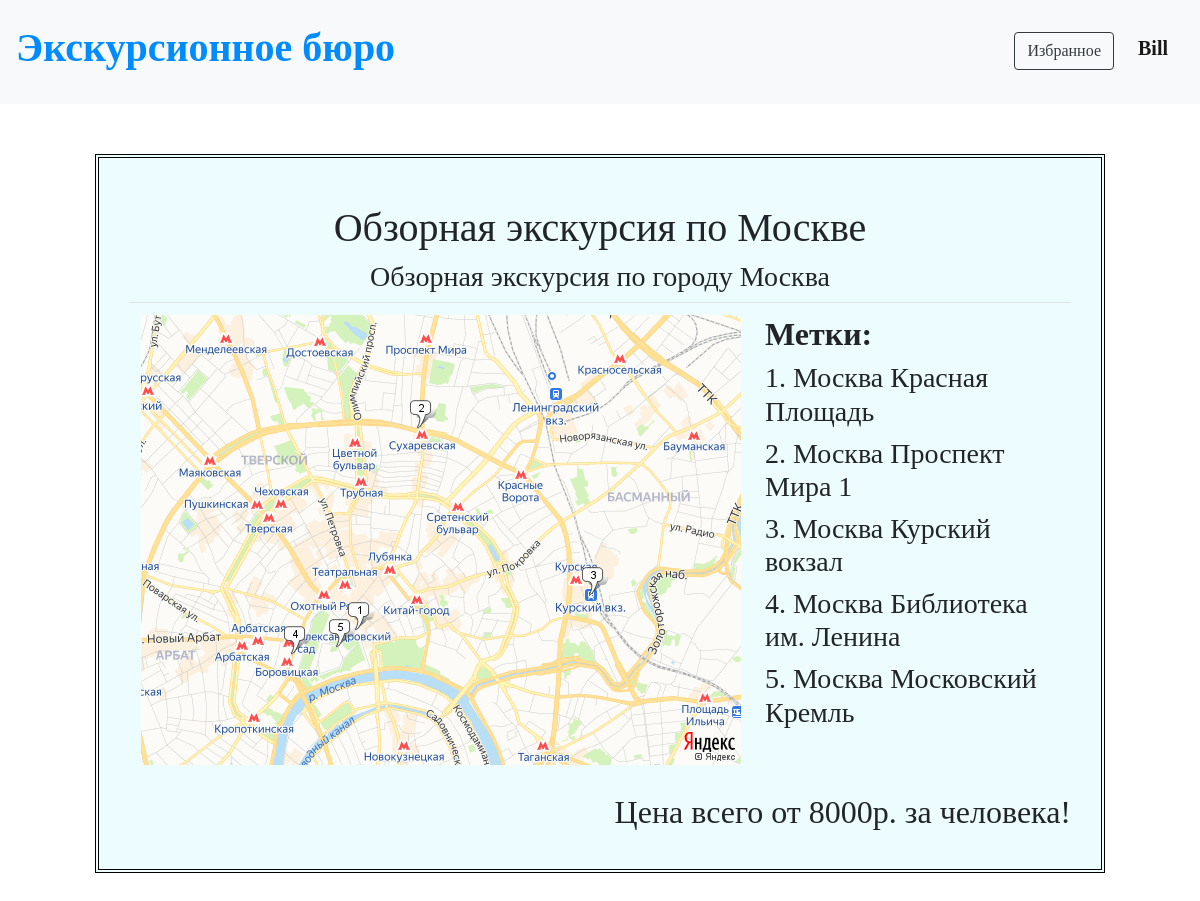
Screenshot of /tours/2 (signed in) with the database file from the repository.
### data/users.py (models this page shows, shortened)
class User(SqlAlchemyBase, UserMixin, SerializerMixin):
    __tablename__ = 'users'
    id = sqlalchemy.Column(sqlalchemy.Integer, primary_key=True, autoincrement=True)
    name = sqlalchemy.Column(sqlalchemy.String)
    surname = sqlalchemy.Column(sqlalchemy.String)
    age = sqlalchemy.Column(sqlalchemy.Integer)
    email = sqlalchemy.Column(sqlalchemy.String, index=True, unique=True)
    hashed_password = sqlalchemy.Column(sqlalchemy.String)
    created_date = sqlalchemy.Column(sqlalchemy.DateTime, default=datetime.datetime.now)
    favourite = sqlalchemy.Column(sqlalchemy.String)

### data/tours.py (models this page shows)
class Tour(SqlAlchemyBase, UserMixin, SerializerMixin):
    __tablename__ = 'tours'
    id = sqlalchemy.Column(sqlalchemy.Integer, primary_key=True, autoincrement=True)
    name = sqlalchemy.Column(sqlalchemy.String)
    about = sqlalchemy.Column(sqlalchemy.String)
    places = sqlalchemy.Column(sqlalchemy.String)
    cost = sqlalchemy.Column(sqlalchemy.Integer)
    date = sqlalchemy.Column(sqlalchemy.Date)
    user = sqlalchemy.Column(sqlalchemy.Integer)

### main.py (the view)
@app.route('/tours/<int:tour_id>')
@login_required
def tours(tour_id):
    db_sess = db_session.create_session()
    tour = db_sess.query(Tour).get(tour_id)
    if tour:
        lst = tour.places.split('&')
        filename = 'static/img/foto' + str(tour_id) + '.png'
        return render_template("tour.html", title="Экскурсия #" + str(tour.id), tour=tour, file=filename, lst=lst)
    return """<h1 class="text-center">Ошибка!</h1>"""

### data/db_session.py (called while the page is built)
def create_session() -> Session:
    global __factory
    return __factory()

### main.py (called while the page is built)
@login_manager.user_loader
def load_user(user_id):
    db_sess = db_session.create_session()
    return db_sess.query(User).get(user_id)

### templates/tour.html (shortened to what this page needs)
{% extends "base.html" %}
{% block content %}
<div>
    <p class="h1 text-center">{{tour.name}}</p>
    <p class="h3 text-center">{{tour.about}}</p>
    <table class="table">
        <tr>
            <td>
                <img src="/{{file}}" class="rounded mx-auto d-block" alt="Фото не загрузилось">
            </td>
            <td>
                <p class="h2 text-left" style="font-weight: 600;">Метки:</p>
                {% for item in lst %}
                <p class="h3 text-left">{{loop.index}}. {{item}}</p>
                {% endfor %}
            </td>
        </tr>
    </table>
    <p class="h2 text-right">Цена всего от {{tour.cost}}р. за человека!</p>
</div>
{% endblock %}

### templates/base.html (shortened to what this page needs)
<!DOCTYPE html>
<html lang="en">
<head>
    <link rel="stylesheet"
          href="https://stackpath.bootstrapcdn.com/bootstrap/4.4.1/css/bootstrap.min.css"
>
    <link rel="stylesheet" type="text/css" href="/static/css/style.css"/>
</head>
<body>
<nav class="navbar navbar-light bg-light">
    {% if current_user.is_authenticated %}
    <p class="h1"><a href="/tours">Экскурсионное бюро</a></p>
    {% else %}
    <p class="h1">Экскурсионное бюро</p>
    {% endif %}
    {% if current_user.is_authenticated %}
    <p>
        <a class="btn btn-outline-dark" style="margin-top: 10px; margin-bottom: 10px;"
           href="/favourite/{{current_user.id}}">Избранное</a>
        <a class="navbar-brand" style="margin-top: 20px;" href="/logout">{{ current_user.name }}</a>
    </p>
    {% else %}
    <p>
        <a class="btn btn-outline-dark" href="/register">Зарегистрироваться</a>
        <a class="btn btn-outline-dark" href="/login">Войти</a>
    </p>
    {% endif %}
</nav>
<main role="main" class="container">
    {% block content %}{% endblock %}
</main>
</body>
</html>

### static/css/style.css (style rules this page uses)
div { background-color: #edfdff; padding: 30px; margin: 50px; border: 4px double black; }
a { color: #008cff; font-weight: 600; }
p { font-family: cursive; }
.btn { margin: 20px; font-family: cursive; }

### rows the page displays
User: name "Bill"
Tour: name "Обзорная экскурсия по Москве", about "Обзорная экскурсия по городу Москва", cost "8000"

### other values shown
{{ item }} "Москва Красная Площадь" "Москва Проспект Мира 1" "Москва Курский вокзал" "Москва Библиотека им. Ленина" "Москва Московский Кремль"
